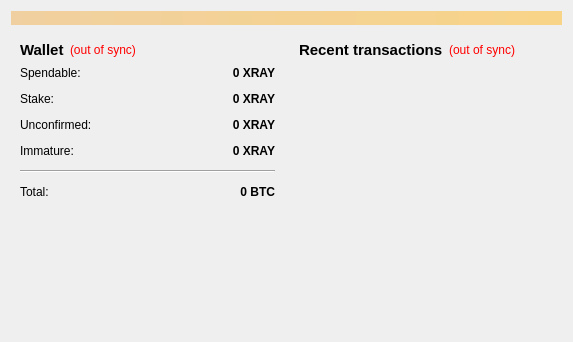
<?xml version="1.0" encoding="UTF-8"?>
<ui version="4.0">
 <class>OverviewPage</class>
 <widget class="QWidget" name="OverviewPage">
  <property name="geometry">
   <rect>
    <x>0</x>
    <y>0</y>
    <width>573</width>
    <height>342</height>
   </rect>
  </property>
  <property name="windowTitle">
   <string>Form</string>
  </property>
  <layout class="QVBoxLayout" name="topLayout">
   <item>
    <widget class="QLabel" name="labelAlerts">
     <property name="visible">
      <bool>false</bool>
     </property>
     <property name="styleSheet">
      <string notr="true">background-color: qlineargradient(x1: 0, y1: 0, x2: 1, y2: 0, stop:0 #F0D0A0, stop:1 #F8D488);  color:#000000
</string>
     </property>
     <property name="wordWrap">
      <bool>true</bool>
     </property>
     <property name="margin">
      <number>3</number>
     </property>
    </widget>
   </item>
   <item>
    <layout class="QHBoxLayout" name="horizontalLayout" stretch="1,1">
     <item>
      <layout class="QVBoxLayout" name="verticalLayout_2">
       <item>
        <widget class="QWidget" name="widget" native="true">
         <layout class="QVBoxLayout" name="verticalLayout_4">
          <item>
           <layout class="QHBoxLayout" name="horizontalLayout_4">
            <item>
             <widget class="QLabel" name="label_5">
              <property name="font">
               <font>
                <pointsize>11</pointsize>
                <weight>75</weight>
                <bold>true</bold>
               </font>
              </property>
              <property name="text">
               <string>Wallet</string>
              </property>
             </widget>
            </item>
            <item>
             <widget class="QLabel" name="labelWalletStatus">
              <property name="toolTip">
               <string>The displayed information may be out of date. Your wallet automatically synchronizes with the XrayCoin network after a connection is established, but this process has not completed yet.</string>
              </property>
              <property name="styleSheet">
               <string notr="true">QLabel { color: red; }</string>
              </property>
              <property name="text">
               <string notr="true">(out of sync)</string>
              </property>
              <property name="alignment">
               <set>Qt::AlignLeading|Qt::AlignLeft|Qt::AlignVCenter</set>
              </property>
             </widget>
            </item>
            <item>
             <spacer name="horizontalSpacer_2">
              <property name="orientation">
               <enum>Qt::Horizontal</enum>
              </property>
              <property name="sizeHint" stdset="0">
               <size>
                <width>40</width>
                <height>20</height>
               </size>
              </property>
             </spacer>
            </item>
           </layout>
          </item>
          <item>
           <layout class="QFormLayout" name="formLayout_2">
            <property name="fieldGrowthPolicy">
             <enum>QFormLayout::AllNonFixedFieldsGrow</enum>
            </property>
            <property name="horizontalSpacing">
             <number>12</number>
            </property>
            <property name="verticalSpacing">
             <number>12</number>
            </property>
            <item row="0" column="0">
             <widget class="QLabel" name="label">
              <property name="text">
               <string>Spendable:</string>
              </property>
             </widget>
            </item>
            <item row="0" column="1">
             <widget class="QLabel" name="labelBalance">
              <property name="font">
               <font>
                <weight>75</weight>
                <bold>true</bold>
               </font>
              </property>
              <property name="cursor">
               <cursorShape>IBeamCursor</cursorShape>
              </property>
              <property name="toolTip">
               <string>Your current spendable balance</string>
              </property>
              <property name="text">
               <string notr="true">0 XRAY</string>
              </property>
              <property name="alignment">
               <set>Qt::AlignRight|Qt::AlignTrailing|Qt::AlignVCenter</set>
              </property>
              <property name="textInteractionFlags">
               <set>Qt::LinksAccessibleByMouse|Qt::TextSelectableByKeyboard|Qt::TextSelectableByMouse</set>
              </property>
             </widget>
            </item>
            <item row="1" column="0">
             <widget class="QLabel" name="label_6">
              <property name="text">
               <string>Stake:</string>
              </property>
             </widget>
            </item>
            <item row="1" column="1">
             <widget class="QLabel" name="labelStake">
              <property name="font">
               <font>
                <weight>75</weight>
                <bold>true</bold>
               </font>
              </property>
              <property name="cursor">
               <cursorShape>IBeamCursor</cursorShape>
              </property>
              <property name="toolTip">
               <string>Total of coins that was staked, and do not yet count toward the current balance</string>
              </property>
              <property name="text">
               <string notr="true">0 XRAY</string>
              </property>
              <property name="alignment">
               <set>Qt::AlignRight|Qt::AlignTrailing|Qt::AlignVCenter</set>
              </property>
              <property name="textInteractionFlags">
               <set>Qt::LinksAccessibleByMouse|Qt::TextSelectableByKeyboard|Qt::TextSelectableByMouse</set>
              </property>
             </widget>
            </item>
            <item row="2" column="0">
             <widget class="QLabel" name="label_3">
              <property name="text">
               <string>Unconfirmed:</string>
              </property>
             </widget>
            </item>
            <item row="2" column="1">
             <widget class="QLabel" name="labelUnconfirmed">
              <property name="font">
               <font>
                <weight>75</weight>
                <bold>true</bold>
               </font>
              </property>
              <property name="cursor">
               <cursorShape>IBeamCursor</cursorShape>
              </property>
              <property name="toolTip">
               <string>Total of transactions that have yet to be confirmed, and do not yet count toward the current balance</string>
              </property>
              <property name="text">
               <string notr="true">0 XRAY</string>
              </property>
              <property name="alignment">
               <set>Qt::AlignRight|Qt::AlignTrailing|Qt::AlignVCenter</set>
              </property>
              <property name="textInteractionFlags">
               <set>Qt::LinksAccessibleByMouse|Qt::TextSelectableByKeyboard|Qt::TextSelectableByMouse</set>
              </property>
             </widget>
            </item>
            <item row="3" column="0">
             <widget class="QLabel" name="labelImmatureText">
              <property name="text">
               <string>Immature:</string>
              </property>
             </widget>
            </item>
            <item row="3" column="1">
             <widget class="QLabel" name="labelImmature">
              <property name="font">
               <font>
                <weight>75</weight>
                <bold>true</bold>
               </font>
              </property>
              <property name="toolTip">
               <string>Mined balance that has not yet matured</string>
              </property>
              <property name="text">
               <string notr="true">0 XRAY</string>
              </property>
              <property name="alignment">
               <set>Qt::AlignRight|Qt::AlignTrailing|Qt::AlignVCenter</set>
              </property>
              <property name="textInteractionFlags">
               <set>Qt::LinksAccessibleByMouse|Qt::TextSelectableByKeyboard|Qt::TextSelectableByMouse</set>
              </property>
             </widget>
            </item>
            <item row="4" column="0" colspan="2">
             <widget class="Line" name="line">
              <property name="orientation">
               <enum>Qt::Horizontal</enum>
              </property>
             </widget>
            </item>
            <item row="5" column="0">
             <widget class="QLabel" name="labelTotalText">
              <property name="text">
               <string>Total:</string>
              </property>
             </widget>
            </item>
            <item row="5" column="1">
             <widget class="QLabel" name="labelTotal">
              <property name="font">
               <font>
                <weight>75</weight>
                <bold>true</bold>
               </font>
              </property>
              <property name="cursor">
               <cursorShape>IBeamCursor</cursorShape>
              </property>
              <property name="toolTip">
               <string>Your current total balance</string>
              </property>
              <property name="text">
               <string notr="true">0 BTC</string>
              </property>
              <property name="alignment">
               <set>Qt::AlignRight|Qt::AlignTrailing|Qt::AlignVCenter</set>
              </property>
              <property name="textInteractionFlags">
               <set>Qt::LinksAccessibleByMouse|Qt::TextSelectableByKeyboard|Qt::TextSelectableByMouse</set>
              </property>
             </widget>
            </item>
           </layout>
          </item>
         </layout>
        </widget>
       </item>
       <item>
        <spacer name="verticalSpacer">
         <property name="orientation">
          <enum>Qt::Vertical</enum>
         </property>
         <property name="sizeHint" stdset="0">
          <size>
           <width>20</width>
           <height>40</height>
          </size>
         </property>
        </spacer>
       </item>
      </layout>
     </item>
     <item>
      <layout class="QVBoxLayout" name="verticalLayout_3">
       <item>
        <widget class="QWidget" name="widget_2" native="true">
         <layout class="QVBoxLayout" name="verticalLayout">
          <item>
           <layout class="QHBoxLayout" name="horizontalLayout_2">
            <item>
             <widget class="QLabel" name="label_4">
              <property name="font">
               <font>
                <pointsize>11</pointsize>
                <weight>75</weight>
                <bold>true</bold>
               </font>
              </property>
              <property name="text">
               <string>&lt;b&gt;Recent transactions&lt;/b&gt;</string>
              </property>
             </widget>
            </item>
            <item>
             <widget class="QLabel" name="labelTransactionsStatus">
              <property name="toolTip">
               <string>The displayed information may be out of date. Your wallet automatically synchronizes with the XrayCoin network after a connection is established, but this process has not completed yet.</string>
              </property>
              <property name="styleSheet">
               <string notr="true">QLabel { color: red; }</string>
              </property>
              <property name="text">
               <string notr="true">(out of sync)</string>
              </property>
              <property name="alignment">
               <set>Qt::AlignRight|Qt::AlignTrailing|Qt::AlignVCenter</set>
              </property>
             </widget>
            </item>
            <item>
             <spacer name="horizontalSpacer">
              <property name="orientation">
               <enum>Qt::Horizontal</enum>
              </property>
              <property name="sizeHint" stdset="0">
               <size>
                <width>40</width>
                <height>20</height>
               </size>
              </property>
             </spacer>
            </item>
           </layout>
          </item>
          <item>
           <widget class="QListView" name="listTransactions">
            <property name="styleSheet">
             <string notr="true">QListView { background: transparent; }</string>
            </property>
            <property name="frameShape">
             <enum>QFrame::NoFrame</enum>
            </property>
            <property name="verticalScrollBarPolicy">
             <enum>Qt::ScrollBarAlwaysOff</enum>
            </property>
            <property name="horizontalScrollBarPolicy">
             <enum>Qt::ScrollBarAlwaysOff</enum>
            </property>
            <property name="selectionMode">
             <enum>QAbstractItemView::NoSelection</enum>
            </property>
           </widget>
          </item>
         </layout>
        </widget>
       </item>
      </layout>
     </item>
    </layout>
   </item>
  </layout>
 </widget>
 <resources/>
 <connections/>
</ui>
